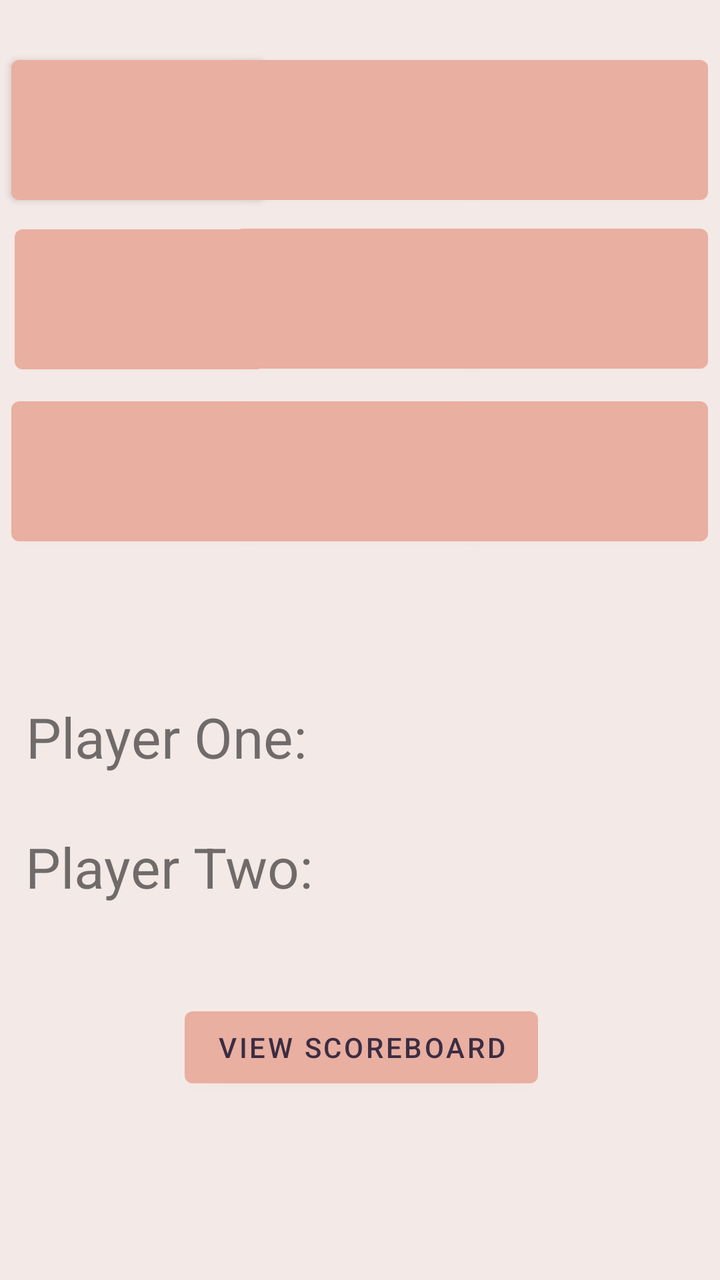
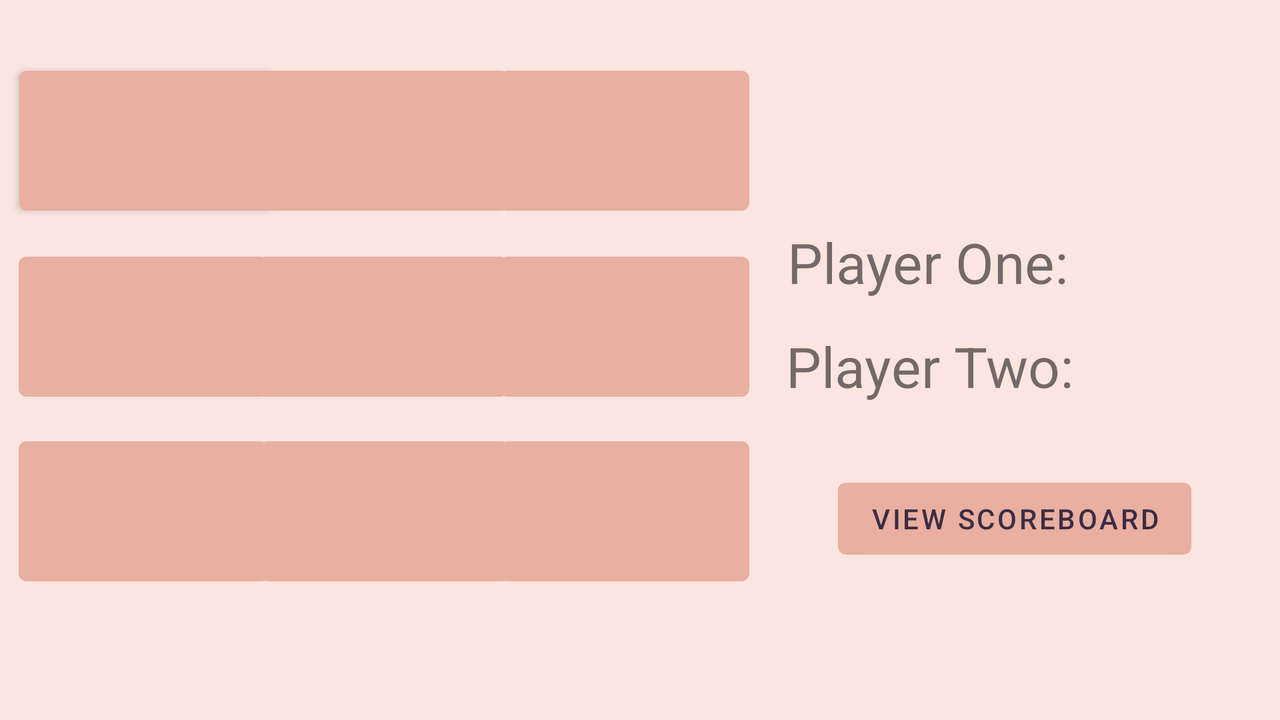

The same Android screen from two of the app's own layout files: first res/layout/ as a phone draws it, then the repository's variant for another configuration, drawn on a device whose configuration selects that folder. Both files follow.
<!-- AndroidManifest.xml: application theme Theme.TicTacToe -->
<!-- res/layout/activity_main.xml -->
<?xml version="1.0" encoding="utf-8"?>
<androidx.constraintlayout.widget.ConstraintLayout xmlns:android="http://schemas.android.com/apk/res/android"
        xmlns:app="http://schemas.android.com/apk/res-auto"
        xmlns:tools="http://schemas.android.com/tools"
        android:layout_width="match_parent"
        android:layout_height="match_parent"
        tools:context=".MainActivity"
        android:background="#F3E9E7"
        android:orientation="vertical">

    <Button
            android:id="@+id/button0"
            android:layout_width="127dp"
            android:layout_height="82dp"
            style="@style/squareLabel"
            app:layout_constraintBottom_toBottomOf="parent"
            app:layout_constraintEnd_toEndOf="parent"
            app:layout_constraintHorizontal_bias="0.024"
            app:layout_constraintStart_toStartOf="parent"
            app:layout_constraintTop_toTopOf="parent"
            app:layout_constraintVertical_bias="0.043" />

    <Button
            android:id="@+id/button1"
            android:layout_width="125dp"
            android:layout_height="82dp"
            style="@style/squareLabel"
            app:layout_constraintBottom_toBottomOf="parent"
            app:layout_constraintEnd_toEndOf="parent"
            app:layout_constraintStart_toStartOf="parent"
            app:layout_constraintTop_toTopOf="parent"
            app:layout_constraintVertical_bias="0.043" />

    <Button
            android:id="@+id/button2"
            android:layout_width="125dp"
            android:layout_height="82dp"
            style="@style/squareLabel"
            app:layout_constraintBottom_toBottomOf="parent"
            app:layout_constraintEnd_toEndOf="parent"
            app:layout_constraintHorizontal_bias="0.975"
            app:layout_constraintStart_toStartOf="parent"
            app:layout_constraintTop_toTopOf="parent"
            app:layout_constraintVertical_bias="0.043" />

    <Button
            android:id="@+id/button3"
            android:layout_width="125dp"
            android:layout_height="82dp"
            style="@style/squareLabel"
            app:layout_constraintBottom_toBottomOf="parent"
            app:layout_constraintEnd_toEndOf="parent"
            app:layout_constraintHorizontal_bias="0.031"
            app:layout_constraintStart_toStartOf="parent"
            app:layout_constraintTop_toTopOf="parent"
            app:layout_constraintVertical_bias="0.195" />

    <Button
            android:id="@+id/button4"
            android:layout_width="125dp"
            android:layout_height="82dp"
            style="@style/squareLabel"
            app:layout_constraintBottom_toBottomOf="parent"
            app:layout_constraintEnd_toEndOf="@+id/button5"
            app:layout_constraintHorizontal_bias="0.496"
            app:layout_constraintStart_toStartOf="@+id/button3"
            app:layout_constraintTop_toTopOf="parent"
            app:layout_constraintVertical_bias="0.194" />

    <Button
            android:id="@+id/button5"
            android:layout_width="125dp"
            android:layout_height="82dp"
            style="@style/squareLabel"
            app:layout_constraintBottom_toBottomOf="parent"
            app:layout_constraintEnd_toEndOf="parent"
            app:layout_constraintHorizontal_bias="0.975"
            app:layout_constraintStart_toStartOf="parent"
            app:layout_constraintTop_toTopOf="parent"
            app:layout_constraintVertical_bias="0.194" />

    <Button
            android:id="@+id/button6"
            android:layout_width="125dp"
            android:layout_height="82dp"
            style="@style/squareLabel"
            app:layout_constraintBottom_toBottomOf="parent"
            app:layout_constraintEnd_toEndOf="parent"
            app:layout_constraintHorizontal_bias="0.024"
            app:layout_constraintStart_toStartOf="parent"
            app:layout_constraintTop_toTopOf="parent"
            app:layout_constraintVertical_bias="0.349" />

    <Button
            android:id="@+id/button7"
            android:layout_width="125dp"
            android:layout_height="82dp"
            style="@style/squareLabel"
            app:layout_constraintBottom_toBottomOf="parent"
            app:layout_constraintEnd_toEndOf="parent"
            app:layout_constraintStart_toStartOf="parent"
            app:layout_constraintTop_toTopOf="parent"
            app:layout_constraintVertical_bias="0.349" />

    <Button
            android:id="@+id/button8"
            android:layout_width="125dp"
            android:layout_height="82dp"
            style="@style/squareLabel"
            app:layout_constraintBottom_toBottomOf="parent"
            app:layout_constraintEnd_toEndOf="parent"
            app:layout_constraintHorizontal_bias="0.975"
            app:layout_constraintStart_toStartOf="parent"
            app:layout_constraintTop_toTopOf="parent"
            app:layout_constraintVertical_bias="0.349" />

    <TextView
            android:id="@+id/player1label"
            android:layout_width="wrap_content"
            android:layout_height="wrap_content"
            android:text="@string/player1_label"
            android:textSize="28sp"
            app:layout_constraintBottom_toBottomOf="parent"
            app:layout_constraintEnd_toEndOf="parent"
            app:layout_constraintHorizontal_bias="0.059"
            app:layout_constraintStart_toStartOf="parent"
            app:layout_constraintTop_toTopOf="parent"
            app:layout_constraintVertical_bias="0.58" />

    <TextView
            android:id="@+id/player2label"
            android:layout_width="wrap_content"
            android:layout_height="wrap_content"
            android:text="@string/player2_label"
            android:textSize="28sp"
            app:layout_constraintBottom_toBottomOf="parent"
            app:layout_constraintEnd_toEndOf="parent"
            app:layout_constraintHorizontal_bias="0.059"
            app:layout_constraintStart_toStartOf="parent"
            app:layout_constraintTop_toTopOf="parent"
            app:layout_constraintVertical_bias="0.688" />

    <TextView
            android:text=""
            android:layout_width="wrap_content"
            android:layout_height="wrap_content"
            android:id="@+id/player1TextView"
            android:textSize="28sp"
            app:layout_constraintTop_toTopOf="parent"
            app:layout_constraintBottom_toBottomOf="parent"
            app:layout_constraintStart_toStartOf="parent"
            app:layout_constraintEnd_toEndOf="parent"
            app:layout_constraintHorizontal_bias="0.498"
            app:layout_constraintVertical_bias="0.58" />

    <TextView
            android:text=""
            android:layout_width="wrap_content"
            android:layout_height="wrap_content"
            android:id="@+id/player2TextView"
            android:textSize="28sp"
            app:layout_constraintBottom_toBottomOf="parent"
            app:layout_constraintEnd_toEndOf="parent"
            app:layout_constraintStart_toStartOf="parent"
            app:layout_constraintHorizontal_bias="0.498"
            app:layout_constraintTop_toTopOf="parent"
            app:layout_constraintVertical_bias="0.688" />

    <Button
            android:text="View Scoreboard"
            android:layout_width="wrap_content"
            android:layout_height="wrap_content"
            android:id="@+id/viewScoreboardBtn"
            app:layout_constraintTop_toTopOf="parent"
            app:layout_constraintBottom_toBottomOf="parent"
            app:layout_constraintStart_toStartOf="parent"
            app:layout_constraintEnd_toEndOf="parent"
            app:layout_constraintHorizontal_bias="0.504"
            app:layout_constraintVertical_bias="0.844" />

</androidx.constraintlayout.widget.ConstraintLayout>
<!-- resources referenced by this layout -->
<resources>
  <string name="player1_label">Player One:</string>
  <string name="player2_label">Player Two:</string>
  <style name="squareLabel" parent="android:Widget.TextView">
          <item name="android:textSize">48sp</item>
          <item name="android:textStyle">bold</item>
      </style>
  <style name="Theme.TicTacToe" parent="Theme.MaterialComponents.DayNight.DarkActionBar">
          
          <item name="colorPrimary">@color/purple_light</item>
          <item name="colorPrimaryVariant">@color/purple_dark</item>
          <item name="colorOnPrimary">@color/purple_darkest</item>
          
          <item name="colorSecondary">@color/teal_200</item>
          <item name="colorSecondaryVariant">@color/teal_700</item>
          <item name="colorOnSecondary">@color/black</item>
          
          <item name="android:statusBarColor" tools:targetApi="l">?attr/colorPrimaryVariant</item>
          <item name="materialButtonStyle">@style/SquaresColor</item>
          
      </style>
  <color name="purple_light">#BAB1ED</color>
  <color name="purple_dark">#736C89</color>
  <color name="purple_darkest">#3B2D43</color>
  <color name="teal_200">#FF03DAC5</color>
  <color name="teal_700">#FF018786</color>
  <color name="black">#FF000000</color>
  <style name="SquaresColor" parent="Widget.MaterialComponents.Button">
          <item name="backgroundTint">#e9afa0</item>
      </style>
</resources>
<!-- res/layout-land/activity_main.xml (the repository's variant of the layout above) -->
<!-- drawn on the phone turned sideways -->
<?xml version="1.0" encoding="utf-8"?>
<androidx.constraintlayout.widget.ConstraintLayout xmlns:android="http://schemas.android.com/apk/res/android"
        xmlns:app="http://schemas.android.com/apk/res-auto"
        xmlns:tools="http://schemas.android.com/tools"
        android:layout_width="match_parent"
        android:layout_height="match_parent"
        tools:context=".MainActivity"
        android:background="#FAE5E0"
        android:orientation="horizontal">

    <Button
            android:id="@+id/button0"
            android:layout_width="127dp"
            android:layout_height="82dp"
            style="@style/squareLabel"
            app:layout_constraintBottom_toBottomOf="parent"
            app:layout_constraintEnd_toEndOf="parent"
            app:layout_constraintHorizontal_bias="0.019"
            app:layout_constraintStart_toStartOf="parent"
            app:layout_constraintTop_toTopOf="parent"
            app:layout_constraintVertical_bias="0.106" />

    <Button
            android:id="@+id/button1"
            android:layout_width="125dp"
            android:layout_height="82dp"
            style="@style/squareLabel"
            app:layout_constraintBottom_toBottomOf="parent"
            app:layout_constraintEnd_toEndOf="parent"
            app:layout_constraintHorizontal_bias="0.252"
            app:layout_constraintStart_toStartOf="parent"
            app:layout_constraintTop_toTopOf="parent"
            app:layout_constraintVertical_bias="0.106" />

    <Button
            android:id="@+id/button2"
            android:layout_width="125dp"
            android:layout_height="82dp"
            style="@style/squareLabel"
            app:layout_constraintBottom_toBottomOf="parent"
            app:layout_constraintEnd_toEndOf="parent"
            app:layout_constraintHorizontal_bias="0.485"
            app:layout_constraintStart_toStartOf="parent"
            app:layout_constraintTop_toTopOf="parent"
            app:layout_constraintVertical_bias="0.106" />

    <Button
            android:id="@+id/button3"
            android:layout_width="125dp"
            android:layout_height="82dp"
            style="@style/squareLabel"
            app:layout_constraintBottom_toBottomOf="parent"
            app:layout_constraintEnd_toEndOf="parent"
            app:layout_constraintHorizontal_bias="0.018"
            app:layout_constraintStart_toStartOf="parent"
            app:layout_constraintTop_toTopOf="parent"
            app:layout_constraintVertical_bias="0.44" />

    <Button
            android:id="@+id/button4"
            android:layout_width="125dp"
            android:layout_height="82dp"
            style="@style/squareLabel"
            app:layout_constraintBottom_toBottomOf="parent"
            app:layout_constraintEnd_toEndOf="@+id/button5"
            app:layout_constraintHorizontal_bias="0.498"
            app:layout_constraintStart_toStartOf="@+id/button3"
            app:layout_constraintTop_toTopOf="parent"
            app:layout_constraintVertical_bias="0.44" />

    <Button
            android:id="@+id/button5"
            android:layout_width="125dp"
            android:layout_height="82dp"
            style="@style/squareLabel"
            app:layout_constraintBottom_toBottomOf="parent"
            app:layout_constraintEnd_toEndOf="parent"
            app:layout_constraintHorizontal_bias="0.485"
            app:layout_constraintStart_toStartOf="parent"
            app:layout_constraintTop_toTopOf="parent"
            app:layout_constraintVertical_bias="0.44" />

    <Button
            android:id="@+id/button6"
            android:layout_width="125dp"
            android:layout_height="82dp"
            style="@style/squareLabel"
            app:layout_constraintBottom_toBottomOf="parent"
            app:layout_constraintEnd_toEndOf="parent"
            app:layout_constraintHorizontal_bias="0.018"
            app:layout_constraintStart_toStartOf="parent"
            app:layout_constraintTop_toTopOf="parent"
            app:layout_constraintVertical_bias="0.772" />

    <Button
            android:id="@+id/button7"
            android:layout_width="125dp"
            android:layout_height="82dp"
            style="@style/squareLabel"
            app:layout_constraintBottom_toBottomOf="parent"
            app:layout_constraintEnd_toEndOf="parent"
            app:layout_constraintHorizontal_bias="0.252"
            app:layout_constraintStart_toStartOf="parent"
            app:layout_constraintTop_toTopOf="parent"
            app:layout_constraintVertical_bias="0.772" />

    <Button
            android:id="@+id/button8"
            android:layout_width="125dp"
            android:layout_height="82dp"
            style="@style/squareLabel"
            app:layout_constraintBottom_toBottomOf="parent"
            app:layout_constraintEnd_toEndOf="parent"
            app:layout_constraintHorizontal_bias="0.485"
            app:layout_constraintStart_toStartOf="parent"
            app:layout_constraintTop_toTopOf="parent"
            app:layout_constraintVertical_bias="0.772" />

    <TextView
            android:id="@+id/player1label"
            android:layout_width="wrap_content"
            android:layout_height="wrap_content"
            android:text="@string/player1_label"
            android:textSize="28sp"
            app:layout_constraintBottom_toBottomOf="parent"
            app:layout_constraintEnd_toEndOf="parent"
            app:layout_constraintHorizontal_bias="0.788"
            app:layout_constraintStart_toStartOf="parent"
            app:layout_constraintTop_toTopOf="parent"
            app:layout_constraintVertical_bias="0.348" />

    <TextView
            android:id="@+id/player2label"
            android:layout_width="wrap_content"
            android:layout_height="wrap_content"
            android:text="@string/player2_label"
            android:textSize="28sp"
            app:layout_constraintBottom_toBottomOf="parent"
            app:layout_constraintEnd_toEndOf="parent"
            app:layout_constraintHorizontal_bias="0.792"
            app:layout_constraintStart_toStartOf="parent"
            app:layout_constraintTop_toTopOf="parent"
            app:layout_constraintVertical_bias="0.509" />

    <TextView
            android:text=""
            android:layout_width="wrap_content"
            android:layout_height="wrap_content"
            android:id="@+id/player2TextView"
            android:textSize="28sp"
            app:layout_constraintTop_toTopOf="parent"
            app:layout_constraintBottom_toBottomOf="parent"
            app:layout_constraintEnd_toEndOf="parent"
            app:layout_constraintStart_toStartOf="parent"
            app:layout_constraintHorizontal_bias="0.868"
            app:layout_constraintVertical_bias="0.509" />

    <Button
            android:text="View Scoreboard"
            android:layout_width="wrap_content"
            android:layout_height="wrap_content"
            android:id="@+id/viewScoreboardBtn"
            app:layout_constraintTop_toTopOf="parent"
            app:layout_constraintBottom_toBottomOf="parent"
            app:layout_constraintStart_toStartOf="parent"
            app:layout_constraintEnd_toEndOf="parent"
            app:layout_constraintHorizontal_bias="0.904"
            app:layout_constraintVertical_bias="0.754" />

    <TextView
            android:text=""
            android:layout_width="wrap_content"
            android:layout_height="wrap_content"
            android:id="@+id/player1TextView"
            android:textSize="28sp"
            app:layout_constraintTop_toTopOf="parent"
            app:layout_constraintBottom_toBottomOf="parent"
            app:layout_constraintStart_toEndOf="@+id/player1label"
            app:layout_constraintEnd_toEndOf="parent"
            app:layout_constraintHorizontal_bias="0.232"
            app:layout_constraintVertical_bias="0.349" />

</androidx.constraintlayout.widget.ConstraintLayout>
